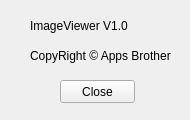
<?xml version="1.0" encoding="UTF-8"?>
<ui version="4.0">
 <class>About</class>
 <widget class="QWidget" name="About">
  <property name="geometry">
   <rect>
    <x>0</x>
    <y>0</y>
    <width>190</width>
    <height>120</height>
   </rect>
  </property>
  <property name="minimumSize">
   <size>
    <width>190</width>
    <height>120</height>
   </size>
  </property>
  <property name="maximumSize">
   <size>
    <width>190</width>
    <height>120</height>
   </size>
  </property>
  <property name="windowTitle">
   <string>About</string>
  </property>
  <widget class="QLabel" name="label">
   <property name="geometry">
    <rect>
     <x>30</x>
     <y>10</y>
     <width>141</width>
     <height>31</height>
    </rect>
   </property>
   <property name="text">
    <string>ImageViewer V1.0</string>
   </property>
  </widget>
  <widget class="QLabel" name="label_2">
   <property name="geometry">
    <rect>
     <x>30</x>
     <y>40</y>
     <width>141</width>
     <height>31</height>
    </rect>
   </property>
   <property name="text">
    <string>CopyRight © Apps Brothers</string>
   </property>
  </widget>
  <widget class="QPushButton" name="closeButton">
   <property name="geometry">
    <rect>
     <x>60</x>
     <y>80</y>
     <width>75</width>
     <height>23</height>
    </rect>
   </property>
   <property name="text">
    <string>Close</string>
   </property>
  </widget>
 </widget>
 <resources/>
 <connections/>
</ui>
